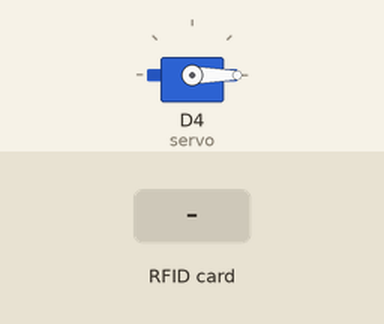
Bench run of a sketch on a simulated ESP8266 (NodeMCU). Shown: servo. The inputs (shaded band) are chosen by the test bench. WiFi joins after 1.5 s; servers stay silent unless stated; uploads are accepted with an empty reply; what the sketch prints to the serial monitor is not drawn.

Above: at 3.2 s.
3.3 s: RFID card 80 C9 BF 25 held to the reader
At 4.0 s:
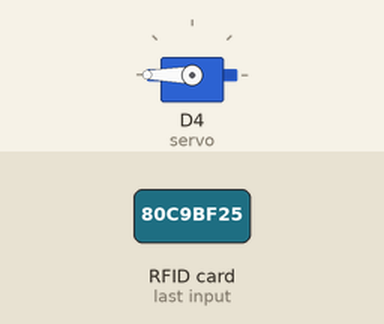
4.8 s: RFID card 5E 7A 19 C4 held to the reader
Timing chart, 0 to 8.7 s (numbered marks = the images above; inputs shaded):
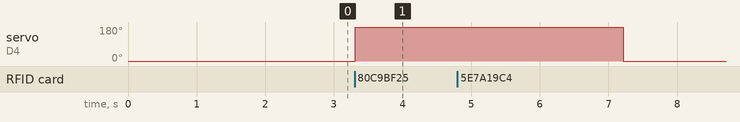

Measured:
- after the input at 3.3 s, servo on D4 (servo): 0° → 180° at once

The sketch:

nfc-esp8266.ino
```cpp
#include <SPI.h>
#include <MFRC522.h>
#include <ESP8266WiFi.h>
#include <ESP8266HTTPClient.h>
#include <Arduino.h>
#include <Servo.h>

#define SS_PIN D8
#define RST_PIN D0
MFRC522 rfid(SS_PIN, RST_PIN);
MFRC522::MIFARE_Key key;
byte nuidPICC[4];
byte uid[]={0x80, 0xC9, 0xBF, 0x25};
const char* ssid     = "SA-AP";         // 填入你連線區網Wi-Fi的SSID(name)
const char* password = "sa623500";     // Wi-Fi的密碼

const char *host = "192.168.31.208";


// Set IFTTT Webhooks event name and key
#define IFTTT_Key "dFbGit8PT6SSq6fhtIOJnX"
#define IFTTT_Event "rc522" // or whatever you have chosen
String IFTTT_Value1 = "";
String IFTTT_Value2 = "";
#define IFTTT_Value3 "123"
WiFiClient client;
Servo servo;

void setup() {
  String IFTTT_Value1 = "";
  String IFTTT_Value2 = "";
 	Serial.begin(115200);
 	SPI.begin(); // Init SPI bus
 	rfid.PCD_Init(); // Init MFRC522
 	rfid.PCD_DumpVersionToSerial();
 	for (byte i = 0; i < 6; i++) {
 			key.keyByte[i] = 0xFF;
 	}

  servo.attach(2);
  servo.write(0);

  WiFi.begin(ssid, password);             // Connect to the network
  Serial.print("連接WiFi到 ");
  Serial.print(ssid); Serial.println(" ...");
  int i = 0;
  while (WiFi.status() != WL_CONNECTED) { // 等待Wi-Fi連線
    delay(1000);
    Serial.print(++i); Serial.print(' ');
  }
  Serial.println("WIFI已連線!");
  Serial.print("IP address: ");
  Serial.println(WiFi.localIP());         // ESP8266連線到計算機的IP
}
void loop() {
  HTTPClient http;    //Declare object of class HTTPClient

  String ADCData, station, getData, Link;
 	// Reset the loop if no new card present on the sensor/reader. This saves the entire process when idle.
 	if ( ! rfid.PICC_IsNewCardPresent())
 			return;
 	// Verify if the NUID has been readed
 	if ( ! rfid.PICC_ReadCardSerial())
 			return;
 	MFRC522::PICC_Type piccType = rfid.PICC_GetType(rfid.uid.sak);
 	// Check is the PICC of Classic MIFARE type
 	if (piccType != MFRC522::PICC_TYPE_MIFARE_MINI &&
 					piccType != MFRC522::PICC_TYPE_MIFARE_1K &&
 					piccType != MFRC522::PICC_TYPE_MIFARE_4K) {
 			Serial.println(F("您的卡片不符合偵測類型無法識別"));
 			return;
 	}
 	if (rfid.uid.uidByte[0] != nuidPICC[0] ||
 					rfid.uid.uidByte[1] != nuidPICC[1] ||
 					rfid.uid.uidByte[2] != nuidPICC[2] ||
 					rfid.uid.uidByte[3] != nuidPICC[3] ) {
 			// Store NUID into nuidPICC array
 			for (byte i = 0; i < 4; i++) {
 					nuidPICC[i] = rfid.uid.uidByte[i];
 			}

      bool they_match = true; // 初始值是假設為真
      for ( int i = 0; i < 4; i++ ) { // 卡片UID為4段，分別做比對
        if ( uid[i] != rfid.uid.uidByte[i] ) {
          they_match = false; // 如果任何一個比對不正確，they_match就為false，然後就結束比對
          break;
        }
      }
      if(they_match){
      Serial.print(F("解鎖成功!"));
      Serial.println();
      servo.write(180);

      IFTTT_Value1 = "";
      IFTTT_Value2 = "";
      for (int i = 0; i < 4; i++) {
      if (i > 0) {
      IFTTT_Value1 += ",";
      }
      IFTTT_Value1 += String(rfid.uid.uidByte[i], HEX);
      }
      IFTTT_Value2 = they_match ? "true" : "false";

      send_webhook();
      send_webhook1();
      delay(3000);
      servo.write(0);
      }else{
        Serial.print(F("解鎖失敗!"));
        Serial.println();

        IFTTT_Value1 = "";
        IFTTT_Value2 = "";
        for (int i = 0; i < 4; i++) {
        if (i > 0) {
        IFTTT_Value1 += ",";
        }
        IFTTT_Value1 += String(rfid.uid.uidByte[i], HEX);
        }
        IFTTT_Value2 = they_match ? "true" : "false";

        send_webhook();
        send_webhook1();
        delay(1000);
        }
      rfid.PICC_HaltA();
 	}


}
/**
 		Helper routine to dump a byte array as hex values to Serial.
*/
void printHex(byte *buffer, byte bufferSize) {
 	for (byte i = 0; i < bufferSize; i++) {
 			Serial.print(buffer[i] < 0x10 ? " 0" : " ");
 			Serial.print(buffer[i], HEX);
 	}
}
/**
 		Helper routine to dump a byte array as dec values to Serial.
*/
void printDec(byte *buffer, byte bufferSize) {
 	for (byte i = 0; i < bufferSize; i++) {
 			Serial.print(buffer[i] < 0x10 ? " 0" : " ");
 			Serial.print(buffer[i], DEC);
 	}
}

void sendCommandToWifi(String s){
  Serial1.println(s);  //向ESP8266傳送字串s
  Serial.println(s);  //顯示字串s到監控視窗
}

void send_webhook(){
  // construct the JSON payload
  String jsonString = "";
  jsonString += "{\"value1\":\"";
  jsonString += IFTTT_Value1;
  jsonString += "\",\"value2\":\"";
  jsonString += IFTTT_Value2;
  jsonString += "\",\"value3\":\"";
  jsonString += IFTTT_Value3;
  jsonString += "\"}";
  int jsonLength = jsonString.length();
  String lenString = String(jsonLength);
  // connect to the Maker event server
  client.connect("maker.ifttt.com", 80);
  // construct the POST request
  String postString = "";
  postString += "POST /trigger/";
  postString += IFTTT_Event;
  postString += "/with/key/";
  postString += IFTTT_Key;
  postString += " HTTP/1.1\r\n";
  postString += "Host: maker.ifttt.com\r\n";
  postString += "Content-Type: application/json\r\n";
  postString += "Content-Length: ";
  postString += lenString + "\r\n";
  postString += "\r\n";
  postString += jsonString; // combine post request and JSON

  client.print(postString);
  delay(500);
  client.stop();
}

void send_webhook1() {
  // construct the JSON payload
  String jsonString = "";
  jsonString += "{\"value1\":\"";
  jsonString += IFTTT_Value1;
  jsonString += "\",\"value2\":\"";
  jsonString += IFTTT_Value2;
  jsonString += "\",\"value3\":\"";
  jsonString += IFTTT_Value3;
  jsonString += "\"}";

  // construct the URL
  String url = "http://192.168.31.208/log.php?card=" + IFTTT_Value1 + "&state=" + IFTTT_Value2;

  // send HTTP POST request
  WiFiClient client;
  HTTPClient http;
  http.begin(client, url);
  http.addHeader("Content-Type", "application/json");
  int httpResponseCode = http.POST(jsonString);

  if (httpResponseCode > 0) {
    Serial.print("HTTP POST request sent. Response code: ");
    Serial.println(httpResponseCode);
  } else {
    Serial.println("HTTP POST request failed.");
  }

  http.end();
}
```
